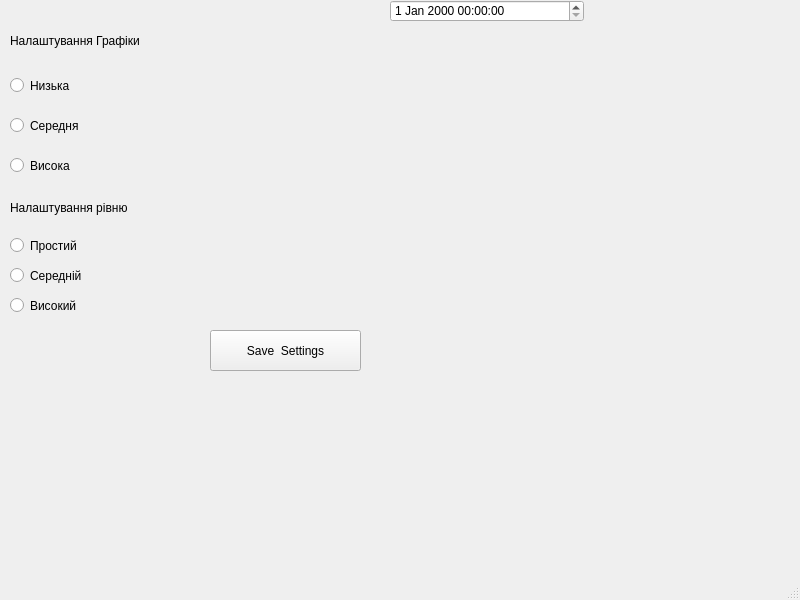
<?xml version="1.0" encoding="UTF-8"?>
<ui version="4.0">
 <class>MainWindow</class>
 <widget class="QMainWindow" name="MainWindow">
  <property name="geometry">
   <rect>
    <x>0</x>
    <y>0</y>
    <width>800</width>
    <height>600</height>
   </rect>
  </property>
  <property name="windowTitle">
   <string>MainWindow</string>
  </property>
  <widget class="QWidget" name="centralwidget">
   <widget class="QPushButton" name="pushButton">
    <property name="geometry">
     <rect>
      <x>210</x>
      <y>330</y>
      <width>151</width>
      <height>41</height>
     </rect>
    </property>
    <property name="text">
     <string>Save  Settings</string>
    </property>
   </widget>
   <widget class="QLabel" name="label">
    <property name="geometry">
     <rect>
      <x>10</x>
      <y>20</y>
      <width>151</width>
      <height>41</height>
     </rect>
    </property>
    <property name="text">
     <string>Налаштування Графіки</string>
    </property>
   </widget>
   <widget class="QRadioButton" name="radioButton">
    <property name="geometry">
     <rect>
      <x>10</x>
      <y>70</y>
      <width>121</width>
      <height>31</height>
     </rect>
    </property>
    <property name="text">
     <string>Низька</string>
    </property>
   </widget>
   <widget class="QRadioButton" name="radioButton_2">
    <property name="geometry">
     <rect>
      <x>10</x>
      <y>110</y>
      <width>121</width>
      <height>31</height>
     </rect>
    </property>
    <property name="text">
     <string>Середня</string>
    </property>
   </widget>
   <widget class="QRadioButton" name="radioButton_3">
    <property name="geometry">
     <rect>
      <x>10</x>
      <y>150</y>
      <width>121</width>
      <height>31</height>
     </rect>
    </property>
    <property name="text">
     <string>Висока</string>
    </property>
   </widget>
   <widget class="QLabel" name="label_2">
    <property name="geometry">
     <rect>
      <x>10</x>
      <y>200</y>
      <width>131</width>
      <height>16</height>
     </rect>
    </property>
    <property name="text">
     <string>Налаштування рівню</string>
    </property>
   </widget>
   <widget class="QRadioButton" name="radioButton_4">
    <property name="geometry">
     <rect>
      <x>10</x>
      <y>230</y>
      <width>121</width>
      <height>31</height>
     </rect>
    </property>
    <property name="text">
     <string>Простий</string>
    </property>
   </widget>
   <widget class="QRadioButton" name="radioButton_5">
    <property name="geometry">
     <rect>
      <x>10</x>
      <y>260</y>
      <width>121</width>
      <height>31</height>
     </rect>
    </property>
    <property name="text">
     <string>Середній</string>
    </property>
   </widget>
   <widget class="QRadioButton" name="radioButton_6">
    <property name="geometry">
     <rect>
      <x>10</x>
      <y>290</y>
      <width>121</width>
      <height>31</height>
     </rect>
    </property>
    <property name="text">
     <string>Високий</string>
    </property>
   </widget>
   <widget class="QDateTimeEdit" name="dateTimeEdit">
    <property name="geometry">
     <rect>
      <x>390</x>
      <y>0</y>
      <width>194</width>
      <height>22</height>
     </rect>
    </property>
   </widget>
  </widget>
  <widget class="QMenuBar" name="menubar">
   <property name="geometry">
    <rect>
     <x>0</x>
     <y>0</y>
     <width>800</width>
     <height>21</height>
    </rect>
   </property>
  </widget>
  <widget class="QStatusBar" name="statusbar"/>
 </widget>
 <resources/>
 <connections/>
</ui>
